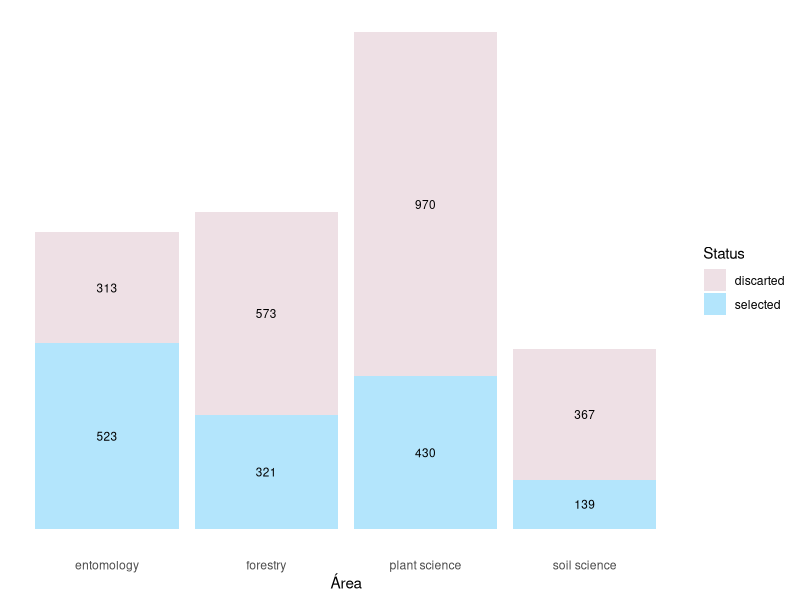
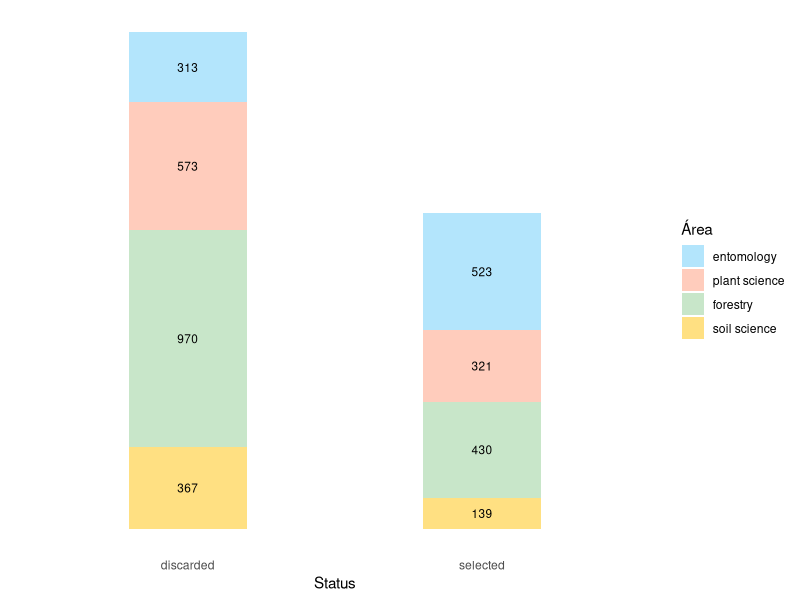
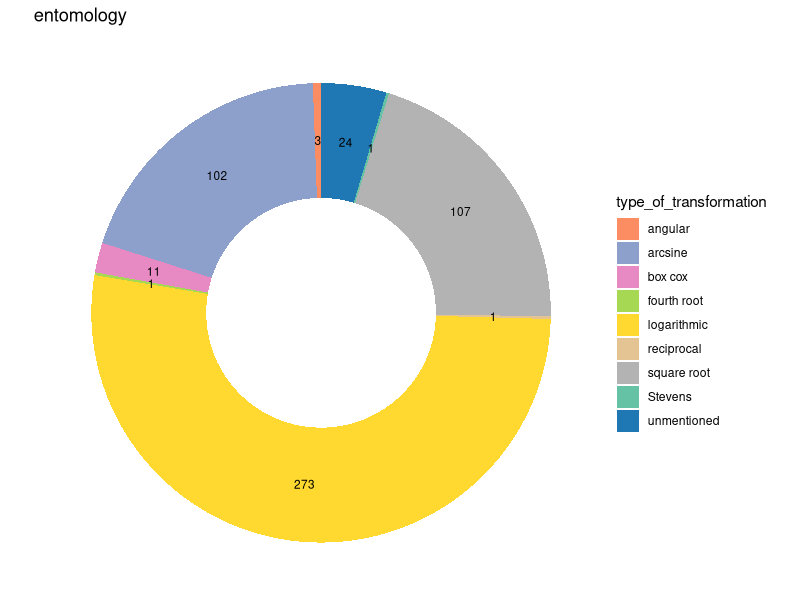
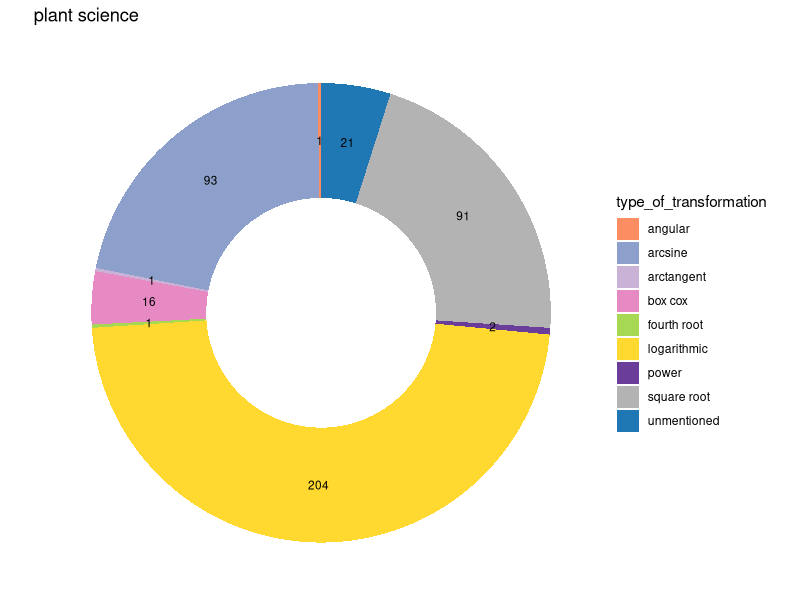
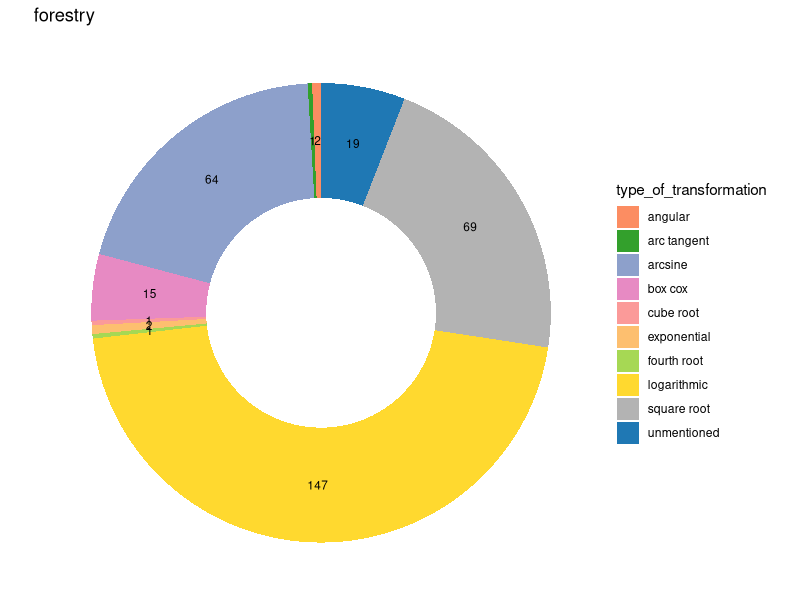
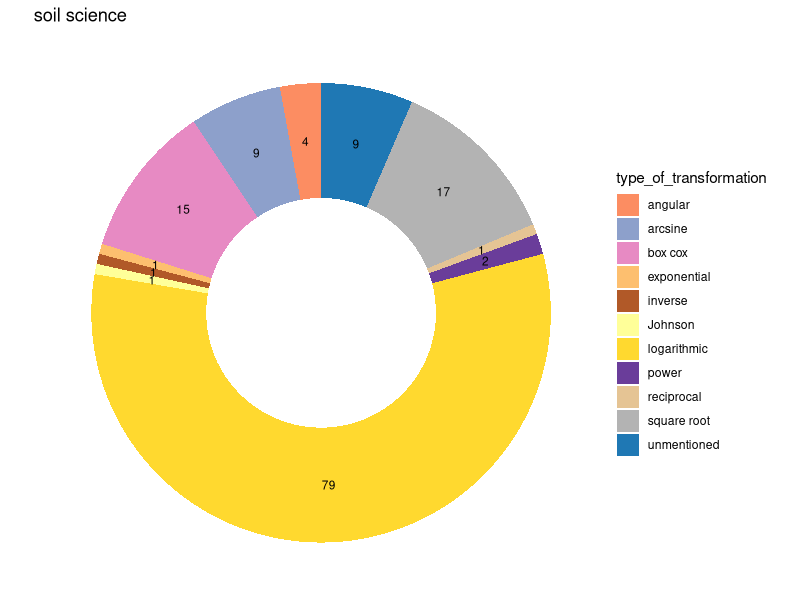
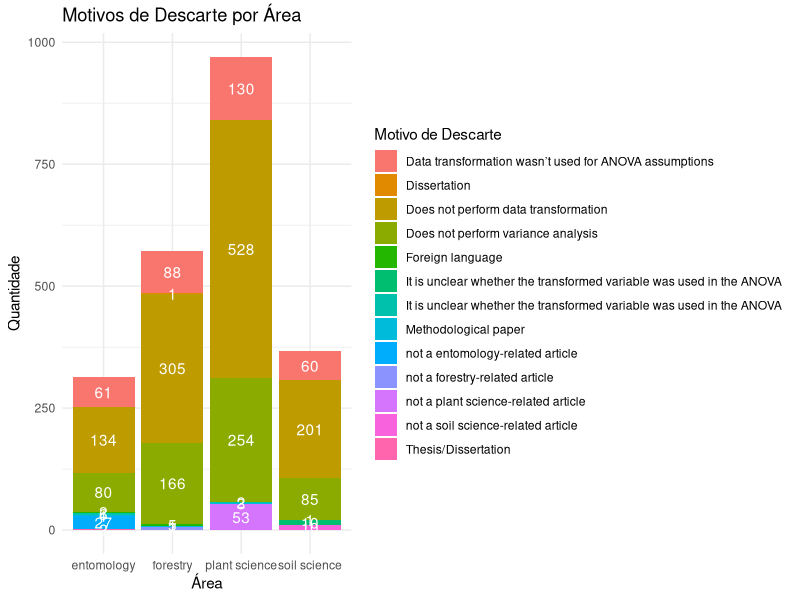

Here is the R script that generated these plots, in order:

########### análise descritiva ###########

# Carregar pacotes
library(readxl)
library(dplyr)
library(ggplot2)

# Ler os arquivos Excel
entomology <- read_excel("processed_entomology.xlsx") %>% mutate(area = "entomology")
plant <- read_excel("processed_plant.xlsx") %>% mutate(area = "plant science")
forestry <- read_excel("processed_forestry.xlsx") %>% mutate(area = "forestry")
soil <- read_excel("processed_soil.xlsx") %>% mutate(area = "soil science")

#
entomology <- entomology %>% mutate(jcr_impact_factor = as.character(jcr_impact_factor))
plant <- plant %>% mutate(jcr_impact_factor = as.character(jcr_impact_factor))
forestry <- forestry %>% mutate(jcr_impact_factor = as.character(jcr_impact_factor))
soil <- soil %>% mutate(jcr_impact_factor = as.character(jcr_impact_factor))

# Unificar os data frames
all_data <- bind_rows(entomology, plant, forestry, soil)

#head(all_data) # Visualizar os dados



######### visualização dos artigos selecionados ###########

####### grafico 1 - barras #######

# gráfico com 4 barras (uma para cada área), 
# cada barra é dividida em duas seções 
# artigos selecionados e descartados



# Criar um data frame resumido que mostra a quantidade de selecionados e descartados por área
status_summary <- all_data %>%
  group_by(area, status) %>%
  summarise(count = n()) %>%
  ungroup()

# Criar o gráfico de barras empilhadas com rótulos e tons pastéis
ggplot(status_summary, aes(x = area, y = count, fill = status)) +
  geom_bar(stat = "identity", position = "stack") +  # "stack" empilha os valores
  geom_text(aes(label = count), position = position_stack(vjust = 0.5), size = 3) +  # Adiciona os rótulos no meio das barras
  scale_fill_manual(values = c("selected" = "#B3E5FC", "discarted" = "#EEE0E5")) +  # Cores pastéis
  labs(x = "Área",
       y = "Quantidade de Artigos",
       fill = "Status") +
  theme_minimal() +
  theme(panel.grid = element_blank(),  # Remove a malha
        axis.title.y = element_blank(),  # Remove o título do eixo Y
        axis.text.y = element_blank(),   # Remove os textos (números) do eixo Y
        axis.ticks.y = element_blank())  # Remove os ticks (marcadores) do eixo Y



####### grafico 2- barras #######

# gráfico com 2 barras (artigos selecionados e descartados) 
# cada barra é dividida em 4 seções (uma para cada área)


# Contar quantos artigos foram selecionados e descartados por área
status_summary <- all_data %>%
  mutate(status = ifelse(status == "discarted", "discarded", status)) %>%  # Corrigir grafia
  group_by(area, status) %>%
  summarise(count = n()) %>%
  ungroup()

print(status_summary) # Exibir a tabela com a quantidade de artigos por área e status


# Criar o gráfico com duas barras estreitas, divididas por área, e adicionar rótulos
bar_plot <- ggplot(status_summary, aes(x = status, y = count, fill = area)) +
  geom_bar(stat = "identity", position = "stack", width = 0.4) +  # Barras estreitas empilhadas
  geom_text(aes(label = count), position = position_stack(vjust = 0.5), size = 3) +  # Adiciona os rótulos no centro das barras
  scale_fill_manual(values = c("#B3E5FC", "#FFCCBC", "#C8E6C9", "#FFE082"),  # Definir cores para as áreas
                    name = "Área",
                    labels = c("entomology", "plant science", "forestry", "soil science")) +  # Etiquetas da legenda
  labs(x = "Status",
       y = "Quantidade de Artigos") +
  theme_minimal() +
  theme(panel.grid = element_blank(),  # Remove a malha
        axis.title.y = element_blank(),  # Remove o título do eixo Y
        axis.text.y = element_blank(),   # Remove os textos (números) do eixo Y
        axis.ticks.y = element_blank())  # Remove os ticks (marcadores) do eixo Y

print(bar_plot)



####### grafico 3 - roscas #######

# gráfico roscas com os tipos de transformaçõe por área 


# Contar os tipos de transformação por área, filtrando apenas os artigos selecionados
transformation_summary <- all_data %>%
  filter(status == "selected") %>%  # Considerando apenas os artigos selecionados
  group_by(area, type_of_transformation) %>%
  summarise(count = n()) %>%
  ungroup()

#print(transformation_summary)  # transformações por área



colors <- c("#66c2a5", "#fc8d62", "#8da0cb", "#e78ac3", "#a6d854", "#ffd92f", "#e5c494", "#b3b3b3",
            "#1f78b4", "#33a02c", "#fb9a99", "#fdbf6f", "#cab2d6", "#6a3d9a", "#ffff99", "#b15928",
            "#B3E5FC", "#FFCCBC", "#C8E6C9", "#FFE082")


# Obter a lista de transformações únicas e mapear uma cor para cada uma
unique_transformations <- unique(transformation_summary$type_of_transformation)

# Criar um mapeamento de cores, garantindo que cada transformação tenha a mesma cor em todos os gráficos
transformation_colors <- setNames(colors[1:length(unique_transformations)], unique_transformations)

# Função para criar o gráfico de rosca para qualquer área
create_donut <- function(area_name) {
  data <- transformation_summary %>%
    filter(area == area_name) %>%
    mutate(percentage = count / sum(count) * 100)
  
  ggplot(data, aes(x = 2, y = count, fill = type_of_transformation)) +
    geom_col(width = 1) +  # Define a largura da rosca
    coord_polar(theta = "y") +  # Converte o gráfico de barras para rosca
    xlim(0.5, 2.5) +  # Controla o tamanho da rosca, deixando o centro oco
    theme_void() +  # Remove os elementos padrão do gráfico
    geom_text(aes(label = count),  # Adiciona os rótulos com as quantidades
              position = position_stack(vjust = 0.5), size = 3) +  # Posiciona os rótulos no centro de cada setor
    scale_fill_manual(values = transformation_colors) +  # Aplica as cores mapeadas para cada transformação
    labs(title = area_name) +  # Título da rosca
    theme(legend.position = "right")  # Coloca a legenda à direita
}

# Criar as roscas para cada área
donut_entomology <- create_donut("entomology")
donut_plant <- create_donut("plant science")
donut_forestry <- create_donut("forestry")
donut_soil <- create_donut("soil science")

# Exibir os gráficos de rosca
donut_entomology
donut_plant
donut_forestry
donut_soil






############### tabela com os motivos de descarte por área  ############


# Criar uma tabela com os motivos de descarte por área
discard_reasons_summary <- all_data %>%
  filter(status == "discarted") %>%  # Filtrar apenas os artigos descartados
  group_by(area, discard_reason) %>%
  summarise(count = n()) %>%
  ungroup()

discard_reasons_summary #Exibir a tabela de motivos de descarte por área

# Criar o gráfico de barras empilhadas
ggplot(discard_reasons_summary, aes(x = area, y = count, fill = discard_reason)) +
  geom_bar(stat = "identity") +
  geom_text(aes(label = count), position = position_stack(vjust = 0.5), color = "white") +
  labs(title = "Motivos de Descarte por Área",
       x = "Área",
       y = "Quantidade",
       fill = "Motivo de Descarte") +
  theme_minimal()





############### tabela as transformações por área  ############



transformations_by_area <- all_data %>%
  filter(status == "selected") %>%  # Filtrar apenas os artigos selecionados
  group_by(area, type_of_transformation) %>%
  summarise(count = n()) %>%
  ungroup()


transformations_by_area

